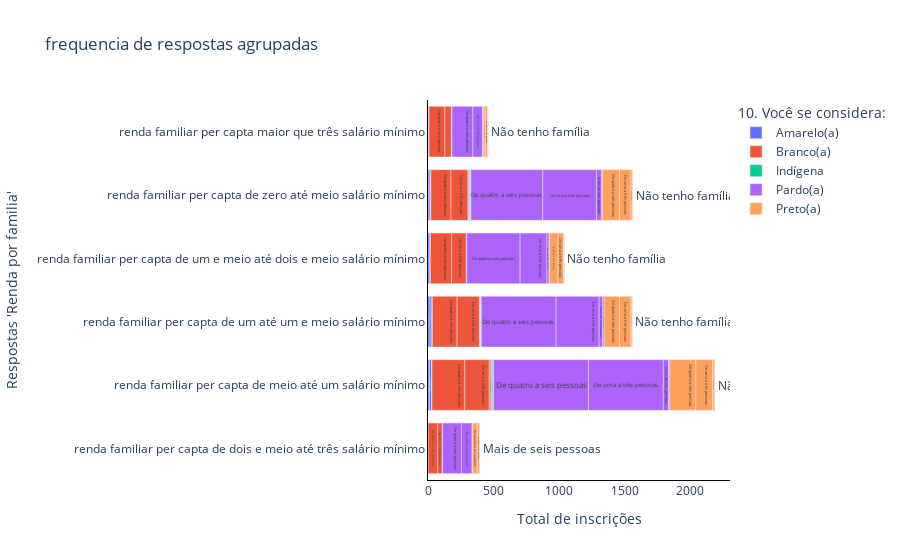

The notebook cell saved with this chart:
### Code cell
fig = px.bar(
    aux,
    y='4. Qual é a renda mensal de sua família? (valor do salário mínimo R$1.212)',
    x='Inscrição',
    title="frequencia de respostas agrupadas",
    orientation='h',
    text='3. Incluindo você, quantos membros da sua família habitam a mesma residência?',
    barmode='relative', #['stack', 'group', 'overlay', 'relative']
    color='10. Você se considera:'
)

fig.update_xaxes(title='Total de inscrições',showgrid=False,showline=True, linewidth=1, linecolor='black')
fig.update_yaxes(title="Respostas 'Renda por familia'",showgrid=False,showline=True, linewidth=1, linecolor='black')
fig.update_layout(plot_bgcolor = 'RGBA(0,0,0,0)')

fig.show()

### Figure 1 — Plotly figure (JSON) as saved in the notebook; plotly's stock layout.template omitted (floating-point values rounded to 4 significant figures)
{"data": [{"alignmentgroup": "True", "hovertemplate": "10. Você se considera:=Amarelo(a)<br>Inscrição=%{x}<br>4. Qual é a renda mensal de sua família? (valor do salário mínimo R$1.212)=%{y}<br>3. Incluindo você, quantos membros da sua família habitam a mesma residência?=%{text}<extra></extra>", "legendgroup": "Amarelo(a)", "marker": {"color": "#636efa", "pattern": {"shape": ""}}, "name": "Amarelo(a)", "offsetgroup": "Amarelo(a)", "orientation": "h", "showlegend": true, "text": ["De quatro a seis pessoas", "De quatro a seis pessoas", "De uma a três pessoas", "Mais de seis pessoas", "Não tenho família", "De quatro a seis pessoas", "De uma a três pessoas", "Mais de seis pessoas", "Não tenho família", "De quatro a seis pessoas", "De uma a três pessoas", "Mais de seis pessoas", "De quatro a seis pessoas", "De uma a três pessoas", "Não tenho família", "De quatro a seis pessoas", "De uma a três pessoas", "Mais de seis pessoas"], "textposition": "auto", "type": "bar", "x": [1, 12, 15, 2, 1, 16, 15, 1, 1, 15, 2, 1, 9, 12, 1, 2, 4, 2], "xaxis": "x", "y": ["renda familiar per capta de dois e meio até três salário mínimo", "renda familiar per capta de meio até um salário mínimo", "renda familiar per capta de meio até um salário mínimo", "renda familiar per capta de meio até um salário mínimo", "renda familiar per capta de meio até um salário mínimo", "renda familiar per capta de um até um e meio salário mínimo", "renda familiar per capta de um até um e meio salário mínimo", "renda familiar per capta de um até um e meio salário mínimo", "renda familiar per capta de um até um e meio salário mínimo", "renda familiar per capta de um e meio até dois e meio salário mínimo", "renda familiar per capta de um e meio até dois e meio salário mínimo", "renda familiar per capta de um e meio até dois e meio salário mínimo", "renda familiar per capta de zero até meio salário mínimo", "renda familiar per capta de zero até meio salário mínimo", "renda familiar per capta de zero até meio salário mínimo", "renda familiar per capta maior que três salário mínimo", "renda familiar per capta maior que três salário mínimo", "renda familiar per capta maior que três salário mínimo"], "yaxis": "y"}, {"alignmentgroup": "True", "hovertemplate": "10. Você se considera:=Branco(a)<br>Inscrição=%{x}<br>4. Qual é a renda mensal de sua família? (valor do salário mínimo R$1.212)=%{y}<br>3. Incluindo você, quantos membros da sua família habitam a mesma residência?=%{text}<extra></extra>", "legendgroup": "Branco(a)", "marker": {"color": "#EF553B", "pattern": {"shape": ""}}, "name": "Branco(a)", "offsetgroup": "Branco(a)", "orientation": "h", "showlegend": true, "text": ["De quatro a seis pessoas", "De uma a três pessoas", "Não tenho família", "De quatro a seis pessoas", "De uma a três pessoas", "Mais de seis pessoas", "Não tenho família", "De quatro a seis pessoas", "De uma a três pessoas", "Mais de seis pessoas", "Não tenho família", "De quatro a seis pessoas", "De uma a três pessoas", "Mais de seis pessoas", "De quatro a seis pessoas", "De uma a três pessoas", "Mais de seis pessoas", "Não tenho família", "De quatro a seis pessoas", "De uma a três pessoas", "Mais de seis pessoas", "Não tenho família"], "textposition": "auto", "type": "bar", "x": [74, 34, 1, 250, 187, 13, 4, 189, 170, 5, 3, 162, 112, 2, 153, 130, 6, 4, 121, 49, 4, 1], "xaxis": "x", "y": ["renda familiar per capta de dois e meio até três salário mínimo", "renda familiar per capta de dois e meio até três salário mínimo", "renda familiar per capta de dois e meio até três salário mínimo", "renda familiar per capta de meio até um salário mínimo", "renda familiar per capta de meio até um salário mínimo", "renda familiar per capta de meio até um salário mínimo", "renda familiar per capta de meio até um salário mínimo", "renda familiar per capta de um até um e meio salário mínimo", "renda familiar per capta de um até um e meio salário mínimo", "renda familiar per capta de um até um e meio salário mínimo", "renda familiar per capta de um até um e meio salário mínimo", "renda familiar per capta de um e meio até dois e meio salário mínimo", "renda familiar per capta de um e meio até dois e meio salário mínimo", "renda familiar per capta de um e meio até dois e meio salário mínimo", "renda familiar per capta de zero até meio salário mínimo", "renda familiar per capta de zero até meio salário mínimo", "renda familiar per capta de zero até meio salário mínimo", "renda familiar per capta de zero até meio salário mínimo", "renda familiar per capta maior que três salário mínimo", "renda familiar per capta maior que três salário mínimo", "renda familiar per capta maior que três salário mínimo", "renda familiar per capta maior que três salário mínimo"], "yaxis": "y"}, {"alignmentgroup": "True", "hovertemplate": "10. Você se considera:=Indígena<br>Inscrição=%{x}<br>4. Qual é a renda mensal de sua família? (valor do salário mínimo R$1.212)=%{y}<br>3. Incluindo você, quantos membros da sua família habitam a mesma residência?=%{text}<extra></extra>", "legendgroup": "Indígena", "marker": {"color": "#00cc96", "pattern": {"shape": ""}}, "name": "Indígena", "offsetgroup": "Indígena", "orientation": "h", "showlegend": true, "text": ["De quatro a seis pessoas", "De quatro a seis pessoas", "De uma a três pessoas", "Mais de seis pessoas", "De quatro a seis pessoas", "De uma a três pessoas", "De quatro a seis pessoas", "De quatro a seis pessoas", "De uma a três pessoas", "Mais de seis pessoas"], "textposition": "auto", "type": "bar", "x": [1, 10, 4, 1, 3, 3, 1, 4, 7, 1], "xaxis": "x", "y": ["renda familiar per capta de dois e meio até três salário mínimo", "renda familiar per capta de meio até um salário mínimo", "renda familiar per capta de meio até um salário mínimo", "renda familiar per capta de meio até um salário mínimo", "renda familiar per capta de um até um e meio salário mínimo", "renda familiar per capta de um até um e meio salário mínimo", "renda familiar per capta de um e meio até dois e meio salário mínimo", "renda familiar per capta de zero até meio salário mínimo", "renda familiar per capta de zero até meio salário mínimo", "renda familiar per capta de zero até meio salário mínimo"], "yaxis": "y"}, {"alignmentgroup": "True", "hovertemplate": "10. Você se considera:=Pardo(a)<br>Inscrição=%{x}<br>4. Qual é a renda mensal de sua família? (valor do salário mínimo R$1.212)=%{y}<br>3. Incluindo você, quantos membros da sua família habitam a mesma residência?=%{text}<extra></extra>", "legendgroup": "Pardo(a)", "marker": {"color": "#ab63fa", "pattern": {"shape": ""}}, "name": "Pardo(a)", "offsetgroup": "Pardo(a)", "orientation": "h", "showlegend": true, "text": ["De quatro a seis pessoas", "De uma a três pessoas", "Mais de seis pessoas", "Não tenho família", "De quatro a seis pessoas", "De uma a três pessoas", "Mais de seis pessoas", "Não tenho família", "De quatro a seis pessoas", "De uma a três pessoas", "Mais de seis pessoas", "Não tenho família", "De quatro a seis pessoas", "De uma a três pessoas", "Mais de seis pessoas", "Não tenho família", "De quatro a seis pessoas", "De uma a três pessoas", "Mais de seis pessoas", "Não tenho família", "De quatro a seis pessoas", "De uma a três pessoas", "Mais de seis pessoas", "Não tenho família"], "textposition": "auto", "type": "bar", "x": [144, 81, 3, 2, 724, 570, 40, 9, 570, 328, 27, 11, 407, 204, 17, 3, 548, 408, 38, 8, 159, 73, 6, 1], "xaxis": "x", "y": ["renda familiar per capta de dois e meio até três salário mínimo", "renda familiar per capta de dois e meio até três salário mínimo", "renda familiar per capta de dois e meio até três salário mínimo", "renda familiar per capta de dois e meio até três salário mínimo", "renda familiar per capta de meio até um salário mínimo", "renda familiar per capta de meio até um salário mínimo", "renda familiar per capta de meio até um salário mínimo", "renda familiar per capta de meio até um salário mínimo", "renda familiar per capta de um até um e meio salário mínimo", "renda familiar per capta de um até um e meio salário mínimo", "renda familiar per capta de um até um e meio salário mínimo", "renda familiar per capta de um até um e meio salário mínimo", "renda familiar per capta de um e meio até dois e meio salário mínimo", "renda familiar per capta de um e meio até dois e meio salário mínimo", "renda familiar per capta de um e meio até dois e meio salário mínimo", "renda familiar per capta de um e meio até dois e meio salário mínimo", "renda familiar per capta de zero até meio salário mínimo", "renda familiar per capta de zero até meio salário mínimo", "renda familiar per capta de zero até meio salário mínimo", "renda familiar per capta de zero até meio salário mínimo", "renda familiar per capta maior que três salário mínimo", "renda familiar per capta maior que três salário mínimo", "renda familiar per capta maior que três salário mínimo", "renda familiar per capta maior que três salário mínimo"], "yaxis": "y"}, {"alignmentgroup": "True", "hovertemplate": "10. Você se considera:=Preto(a)<br>Inscrição=%{x}<br>4. Qual é a renda mensal de sua família? (valor do salário mínimo R$1.212)=%{y}<br>3. Incluindo você, quantos membros da sua família habitam a mesma residência?=%{text}<extra></extra>", "legendgroup": "Preto(a)", "marker": {"color": "#FFA15A", "pattern": {"shape": ""}}, "name": "Preto(a)", "offsetgroup": "Preto(a)", "orientation": "h", "showlegend": true, "text": ["De quatro a seis pessoas", "De uma a três pessoas", "Mais de seis pessoas", "De quatro a seis pessoas", "De uma a três pessoas", "Mais de seis pessoas", "Não tenho família", "De quatro a seis pessoas", "De uma a três pessoas", "Mais de seis pessoas", "Não tenho família", "De quatro a seis pessoas", "De uma a três pessoas", "Mais de seis pessoas", "Não tenho família", "De quatro a seis pessoas", "De uma a três pessoas", "Mais de seis pessoas", "Não tenho família", "De quatro a seis pessoas", "De uma a três pessoas", "Mais de seis pessoas", "Não tenho família"], "textposition": "auto", "type": "bar", "x": [34, 17, 3, 199, 127, 12, 6, 117, 88, 9, 1, 65, 44, 2, 1, 130, 88, 11, 3, 15, 18, 1, 2], "xaxis": "x", "y": ["renda familiar per capta de dois e meio até três salário mínimo", "renda familiar per capta de dois e meio até três salário mínimo", "renda familiar per capta de dois e meio até três salário mínimo", "renda familiar per capta de meio até um salário mínimo", "renda familiar per capta de meio até um salário mínimo", "renda familiar per capta de meio até um salário mínimo", "renda familiar per capta de meio até um salário mínimo", "renda familiar per capta de um até um e meio salário mínimo", "renda familiar per capta de um até um e meio salário mínimo", "renda familiar per capta de um até um e meio salário mínimo", "renda familiar per capta de um até um e meio salário mínimo", "renda familiar per capta de um e meio até dois e meio salário mínimo", "renda familiar per capta de um e meio até dois e meio salário mínimo", "renda familiar per capta de um e meio até dois e meio salário mínimo", "renda familiar per capta de um e meio até dois e meio salário mínimo", "renda familiar per capta de zero até meio salário mínimo", "renda familiar per capta de zero até meio salário mínimo", "renda familiar per capta de zero até meio salário mínimo", "renda familiar per capta de zero até meio salário mínimo", "renda familiar per capta maior que três salário mínimo", "renda familiar per capta maior que três salário mínimo", "renda familiar per capta maior que três salário mínimo", "renda familiar per capta maior que três salário mínimo"], "yaxis": "y"}], "layout": {"barmode": "relative", "legend": {"title": {"text": "10. Você se considera:"}, "tracegroupgap": 0}, "plot_bgcolor": "RGBA(0,0,0,0)", "title": {"text": "frequencia de respostas agrupadas"}, "xaxis": {"anchor": "y", "domain": [0, 1], "linecolor": "black", "linewidth": 1, "showgrid": false, "showline": true, "title": {"text": "Total de inscrições"}}, "yaxis": {"anchor": "x", "domain": [0, 1], "linecolor": "black", "linewidth": 1, "showgrid": false, "showline": true, "title": {"text": "Respostas 'Renda por familia'"}}}}
